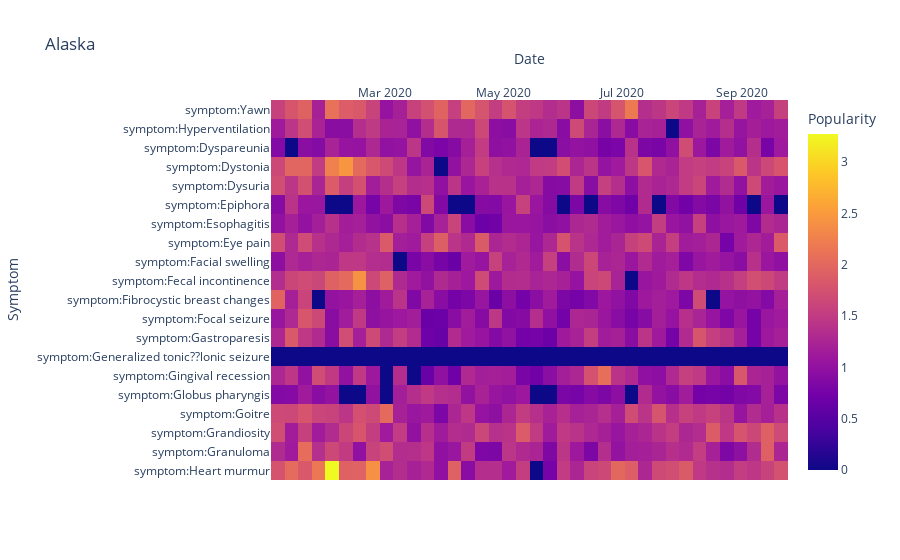
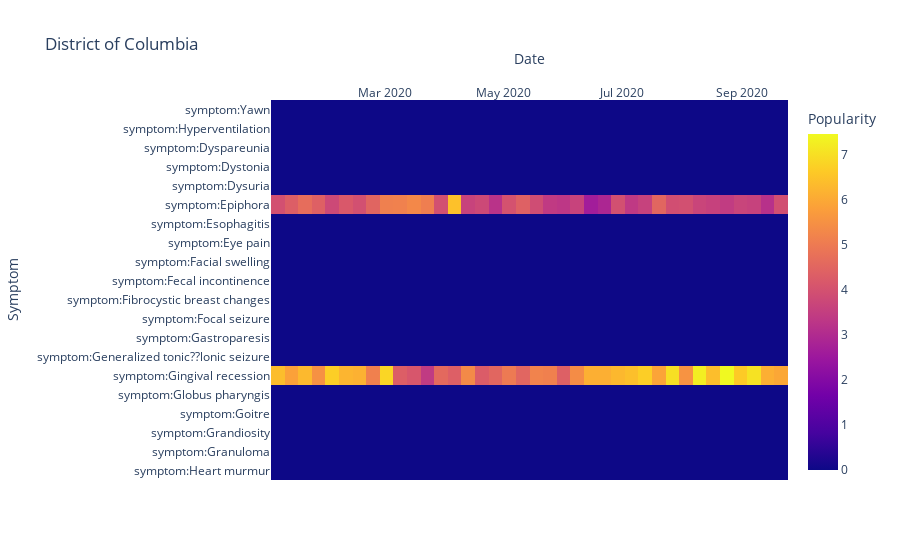
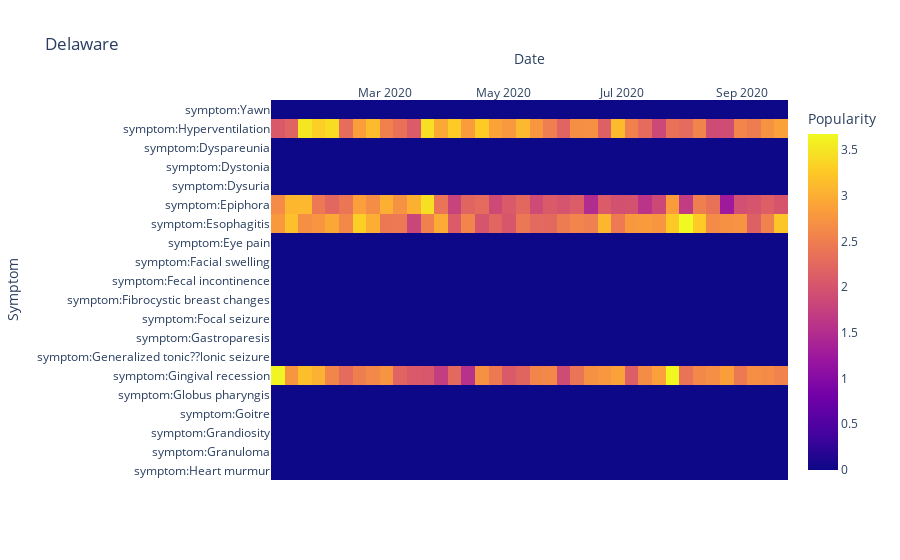
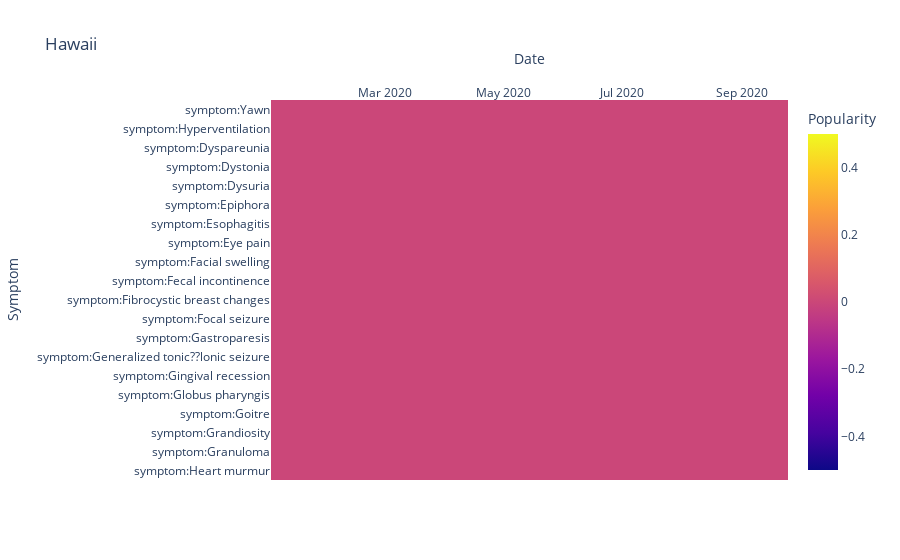

Write notebook code for charts like these, in order.
### Code cell
# draw the heatmap for each Region with 20 symptoms


import plotly.express as px

# fill the NaN
dfFilled = df.fillna(value=0)

for region in regionList:
    
    dateList = subRegion['date']   
    subRegion = dfFilled[df['sub_region_1'].isin([region])]
    allSymptoms = subRegion[symptomList].values.tolist()
    allSymptoms = np.asmatrix(allSymptoms).transpose()

    fig = px.imshow(allSymptoms,
                labels=dict(x="Date", y="Symptom", color="Popularity"),
                x=dateList,
                y=symptomList,title=region)
    fig.update_xaxes(side="top")
    fig.show()

### Figure 1 — Plotly figure (JSON) as saved in the notebook; plotly's stock layout.template omitted (floating-point values rounded to 4 significant figures; data arrays with more than 128 entries replaced by an {"elided": "..."} marker saying what was removed)
{"data": [{"coloraxis": "coloraxis", "hovertemplate": "Date: %{x}<br>Symptom: %{y}<br>Popularity: %{z}<extra></extra>", "type": "heatmap", "x": ["2020-01-06", "2020-01-13", "2020-01-20", "2020-01-27", "2020-02-03", "2020-02-10", "2020-02-17", "2020-02-24", "2020-03-02", "2020-03-09", "2020-03-16", "2020-03-23", "2020-03-30", "2020-04-06", "2020-04-13", "2020-04-20", "2020-04-27", "2020-05-04", "2020-05-11", "2020-05-18", "2020-05-25", "2020-06-01", "2020-06-08", "2020-06-15", "2020-06-22", "2020-06-29", "2020-07-06", "2020-07-13", "2020-07-20", "2020-07-27", "2020-08-03", "2020-08-10", "2020-08-17", "2020-08-24", "2020-08-31", "2020-09-07", "2020-09-14", "2020-09-21"], "y": ["symptom:Yawn", "symptom:Hyperventilation", "symptom:Dyspareunia", "symptom:Dystonia", "symptom:Dysuria", "symptom:Epiphora", "symptom:Esophagitis", "symptom:Eye pain", "symptom:Facial swelling", "symptom:Fecal incontinence", "symptom:Fibrocystic breast changes", "symptom:Focal seizure", "symptom:Gastroparesis", "symptom:Generalized tonic??lonic seizure", "symptom:Gingival recession", "symptom:Globus pharyngis", "symptom:Goitre", "symptom:Grandiosity", "symptom:Granuloma", "symptom:Heart murmur"], "z": {"elided": "20x38 float values"}}], "layout": {"coloraxis": {"colorbar": {"title": {"text": "Popularity"}}, "colorscale": [[0, "#0d0887"], [0.1111, "#46039f"], [0.2222, "#7201a8"], [0.3333, "#9c179e"], [0.4444, "#bd3786"], [0.5556, "#d8576b"], [0.6667, "#ed7953"], [0.7778, "#fb9f3a"], [0.8889, "#fdca26"], [1, "#f0f921"]]}, "title": {"text": "Alaska"}, "xaxis": {"constrain": "domain", "scaleanchor": "y", "side": "top", "title": {"text": "Date"}}, "yaxis": {"autorange": "reversed", "constrain": "domain", "title": {"text": "Symptom"}}}}

### Figure 2 — Plotly figure (JSON) as saved in the notebook; plotly's stock layout.template omitted (floating-point values rounded to 4 significant figures; data arrays with more than 128 entries replaced by an {"elided": "..."} marker saying what was removed)
{"data": [{"coloraxis": "coloraxis", "hovertemplate": "Date: %{x}<br>Symptom: %{y}<br>Popularity: %{z}<extra></extra>", "type": "heatmap", "x": ["2020-01-06", "2020-01-13", "2020-01-20", "2020-01-27", "2020-02-03", "2020-02-10", "2020-02-17", "2020-02-24", "2020-03-02", "2020-03-09", "2020-03-16", "2020-03-23", "2020-03-30", "2020-04-06", "2020-04-13", "2020-04-20", "2020-04-27", "2020-05-04", "2020-05-11", "2020-05-18", "2020-05-25", "2020-06-01", "2020-06-08", "2020-06-15", "2020-06-22", "2020-06-29", "2020-07-06", "2020-07-13", "2020-07-20", "2020-07-27", "2020-08-03", "2020-08-10", "2020-08-17", "2020-08-24", "2020-08-31", "2020-09-07", "2020-09-14", "2020-09-21"], "y": ["symptom:Yawn", "symptom:Hyperventilation", "symptom:Dyspareunia", "symptom:Dystonia", "symptom:Dysuria", "symptom:Epiphora", "symptom:Esophagitis", "symptom:Eye pain", "symptom:Facial swelling", "symptom:Fecal incontinence", "symptom:Fibrocystic breast changes", "symptom:Focal seizure", "symptom:Gastroparesis", "symptom:Generalized tonic??lonic seizure", "symptom:Gingival recession", "symptom:Globus pharyngis", "symptom:Goitre", "symptom:Grandiosity", "symptom:Granuloma", "symptom:Heart murmur"], "z": {"elided": "20x38 float values"}}], "layout": {"coloraxis": {"colorbar": {"title": {"text": "Popularity"}}, "colorscale": [[0, "#0d0887"], [0.1111, "#46039f"], [0.2222, "#7201a8"], [0.3333, "#9c179e"], [0.4444, "#bd3786"], [0.5556, "#d8576b"], [0.6667, "#ed7953"], [0.7778, "#fb9f3a"], [0.8889, "#fdca26"], [1, "#f0f921"]]}, "title": {"text": "District of Columbia"}, "xaxis": {"constrain": "domain", "scaleanchor": "y", "side": "top", "title": {"text": "Date"}}, "yaxis": {"autorange": "reversed", "constrain": "domain", "title": {"text": "Symptom"}}}}

### Figure 3 — Plotly figure (JSON) as saved in the notebook; plotly's stock layout.template omitted (floating-point values rounded to 4 significant figures; data arrays with more than 128 entries replaced by an {"elided": "..."} marker saying what was removed)
{"data": [{"coloraxis": "coloraxis", "hovertemplate": "Date: %{x}<br>Symptom: %{y}<br>Popularity: %{z}<extra></extra>", "type": "heatmap", "x": ["2020-01-06", "2020-01-13", "2020-01-20", "2020-01-27", "2020-02-03", "2020-02-10", "2020-02-17", "2020-02-24", "2020-03-02", "2020-03-09", "2020-03-16", "2020-03-23", "2020-03-30", "2020-04-06", "2020-04-13", "2020-04-20", "2020-04-27", "2020-05-04", "2020-05-11", "2020-05-18", "2020-05-25", "2020-06-01", "2020-06-08", "2020-06-15", "2020-06-22", "2020-06-29", "2020-07-06", "2020-07-13", "2020-07-20", "2020-07-27", "2020-08-03", "2020-08-10", "2020-08-17", "2020-08-24", "2020-08-31", "2020-09-07", "2020-09-14", "2020-09-21"], "y": ["symptom:Yawn", "symptom:Hyperventilation", "symptom:Dyspareunia", "symptom:Dystonia", "symptom:Dysuria", "symptom:Epiphora", "symptom:Esophagitis", "symptom:Eye pain", "symptom:Facial swelling", "symptom:Fecal incontinence", "symptom:Fibrocystic breast changes", "symptom:Focal seizure", "symptom:Gastroparesis", "symptom:Generalized tonic??lonic seizure", "symptom:Gingival recession", "symptom:Globus pharyngis", "symptom:Goitre", "symptom:Grandiosity", "symptom:Granuloma", "symptom:Heart murmur"], "z": {"elided": "20x38 float values"}}], "layout": {"coloraxis": {"colorbar": {"title": {"text": "Popularity"}}, "colorscale": [[0, "#0d0887"], [0.1111, "#46039f"], [0.2222, "#7201a8"], [0.3333, "#9c179e"], [0.4444, "#bd3786"], [0.5556, "#d8576b"], [0.6667, "#ed7953"], [0.7778, "#fb9f3a"], [0.8889, "#fdca26"], [1, "#f0f921"]]}, "title": {"text": "Delaware"}, "xaxis": {"constrain": "domain", "scaleanchor": "y", "side": "top", "title": {"text": "Date"}}, "yaxis": {"autorange": "reversed", "constrain": "domain", "title": {"text": "Symptom"}}}}

### Figure 4 — Plotly figure (JSON) as saved in the notebook; plotly's stock layout.template omitted (floating-point values rounded to 4 significant figures; data arrays with more than 128 entries replaced by an {"elided": "..."} marker saying what was removed)
{"data": [{"coloraxis": "coloraxis", "hovertemplate": "Date: %{x}<br>Symptom: %{y}<br>Popularity: %{z}<extra></extra>", "type": "heatmap", "x": ["2020-01-06", "2020-01-13", "2020-01-20", "2020-01-27", "2020-02-03", "2020-02-10", "2020-02-17", "2020-02-24", "2020-03-02", "2020-03-09", "2020-03-16", "2020-03-23", "2020-03-30", "2020-04-06", "2020-04-13", "2020-04-20", "2020-04-27", "2020-05-04", "2020-05-11", "2020-05-18", "2020-05-25", "2020-06-01", "2020-06-08", "2020-06-15", "2020-06-22", "2020-06-29", "2020-07-06", "2020-07-13", "2020-07-20", "2020-07-27", "2020-08-03", "2020-08-10", "2020-08-17", "2020-08-24", "2020-08-31", "2020-09-07", "2020-09-14", "2020-09-21"], "y": ["symptom:Yawn", "symptom:Hyperventilation", "symptom:Dyspareunia", "symptom:Dystonia", "symptom:Dysuria", "symptom:Epiphora", "symptom:Esophagitis", "symptom:Eye pain", "symptom:Facial swelling", "symptom:Fecal incontinence", "symptom:Fibrocystic breast changes", "symptom:Focal seizure", "symptom:Gastroparesis", "symptom:Generalized tonic??lonic seizure", "symptom:Gingival recession", "symptom:Globus pharyngis", "symptom:Goitre", "symptom:Grandiosity", "symptom:Granuloma", "symptom:Heart murmur"], "z": {"elided": "20x38 int values"}}], "layout": {"coloraxis": {"colorbar": {"title": {"text": "Popularity"}}, "colorscale": [[0, "#0d0887"], [0.1111, "#46039f"], [0.2222, "#7201a8"], [0.3333, "#9c179e"], [0.4444, "#bd3786"], [0.5556, "#d8576b"], [0.6667, "#ed7953"], [0.7778, "#fb9f3a"], [0.8889, "#fdca26"], [1, "#f0f921"]]}, "title": {"text": "Hawaii"}, "xaxis": {"constrain": "domain", "scaleanchor": "y", "side": "top", "title": {"text": "Date"}}, "yaxis": {"autorange": "reversed", "constrain": "domain", "title": {"text": "Symptom"}}}}
